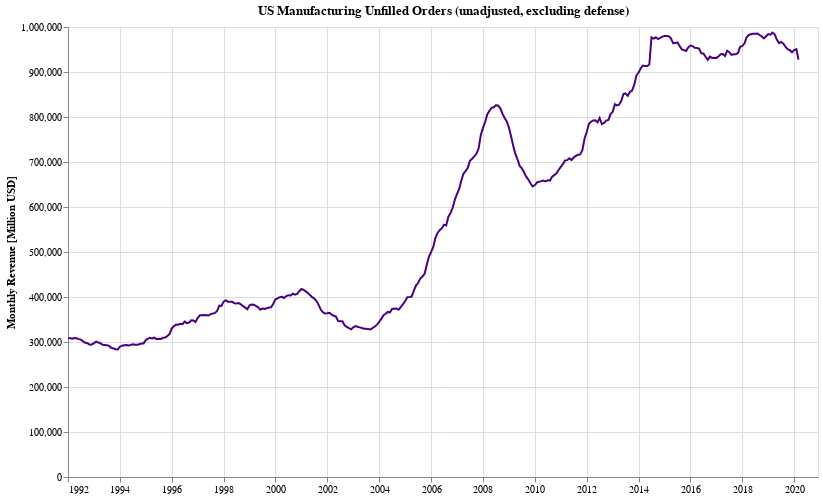

Source (notebook cell):
### Markdown cell above
## Unfilled Orders

### Code cell
chartFor(dfs['UnfilledOrders'], 'UMXDUO', 'US Manufacturing Unfilled Orders (unadjusted, excluding defense)')

### Figure 1 — Vega-Lite specification as saved in the notebook (floating-point values rounded to 4 significant figures; data arrays with more than 128 entries replaced by an {"elided": "..."} marker saying what was removed)
{"config": {"view": {"continuousWidth": 400, "continuousHeight": 300}}, "data": {"name": "data-d49457b30b69a0818dbc6a5cfcf76837"}, "mark": {"type": "line", "color": "indigo"}, "encoding": {"tooltip": [{"type": "quantitative", "field": "value"}, {"type": "temporal", "field": "dt", "format": "%B - %Y"}], "x": {"type": "temporal", "axis": {"title": ""}, "field": "dt"}, "y": {"type": "quantitative", "axis": {"title": "Monthly Revenue [Million USD]"}, "field": "value"}}, "height": 450, "title": "US Manufacturing Unfilled Orders (unadjusted, excluding defense)", "width": 750, "$schema": "https://vega.github.io/schema/vega-lite/v4.8.1.json", "datasets": {"data-d49457b30b69a0818dbc6a5cfcf76837": {"elided": "348 records"}}}
